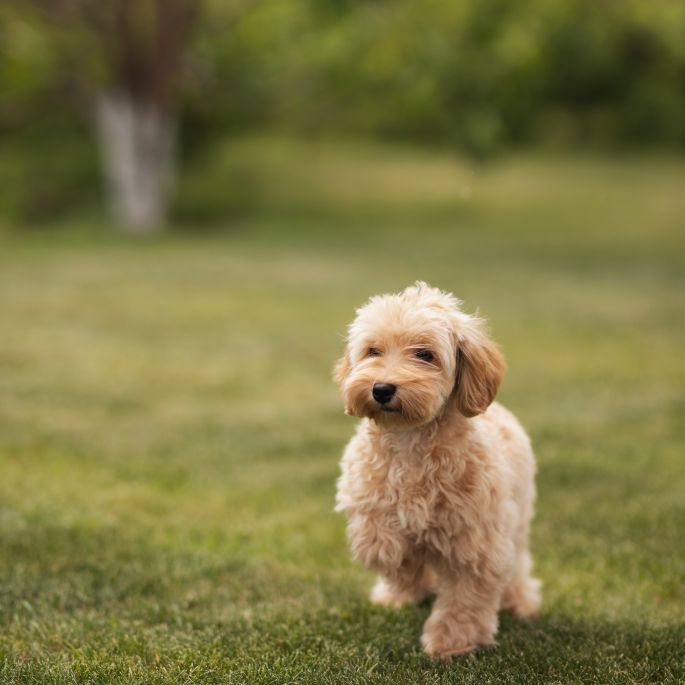
#> input picture piesek.jpg, 685 x 685 px
$ python DigitalImageMorph.py
#> lines starting #> are read from the running program, lines starting #| are printed output that depends on the picture; long printed decimals are rounded
import cv2
import numpy as np

image = cv2.imread('piesek.jpg')
#> image is the input picture: shape (685, 685, 3); mean B, G, R 68.2, 119.6, 125.9
wysokosc, szerokosc, c = image.shape
#> wysokosc = 685; szerokosc = 685; c = 3

srednia = np.ones((2, 2), dtype=np.float32) / 4.0
zmniejszony_obraz = np.zeros((wysokosc // 2, szerokosc // 2, 3), dtype=np.uint8)
powiekszony_obraz = np.zeros((wysokosc, szerokosc, 3), dtype=np.uint8)

for i in range(0, wysokosc - 1, 2):
    for j in range(0, szerokosc - 1, 2):
        obszar = image[i:i + 2, j:j + 2]
        zmniejszony_obraz[i // 2, j // 2] = image[i, j]

# Copy pixels to the bigger image
for k in range(wysokosc // 2):
    for l in range(szerokosc // 2):
        powiekszony_obraz[k * 2][l * 2] = zmniejszony_obraz[k][l]
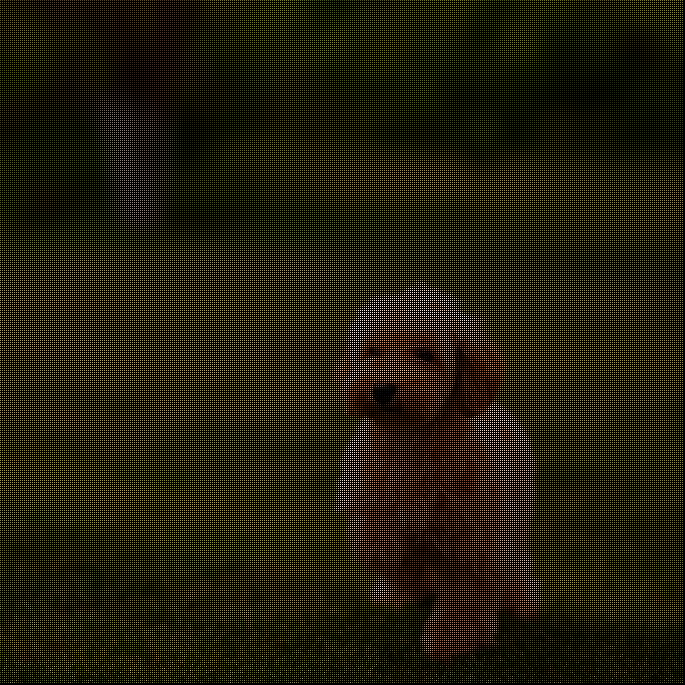
#> powiekszony_obraz: shape (685, 685, 3); mean B, G, R 17, 29.8, 31.4

# Interpolate using nearest neigbor method

cv2.imwrite('../bigger_image1.png', powiekszony_obraz)

# Approximate row by row
for k in range(0, wysokosc - 1, 2):
    for l in range(1, szerokosc - 1, 2):
        for kolor in range(3):
            powiekszony_obraz[k][l][kolor] = powiekszony_obraz[k][l - 1][kolor] / 2 + powiekszony_obraz[k][l + 1][
                kolor] / 2
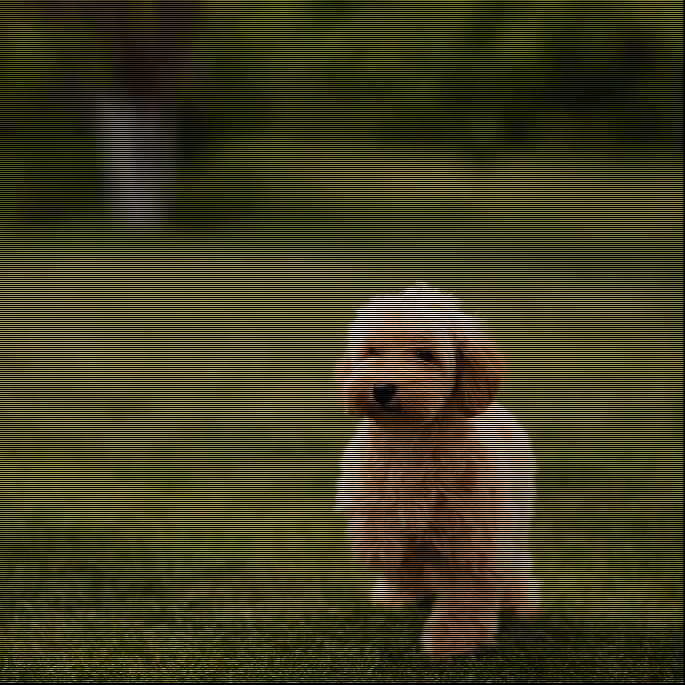
#> powiekszony_obraz: shape (685, 685, 3); mean B, G, R 33.9, 59.5, 62.7

# Approximate column by column

for l in range(0, szerokosc - 1):
    for k in range(1, wysokosc - 1, 2):
        for kolor in range(3):
            powiekszony_obraz[k][l][kolor] = powiekszony_obraz[k - 1][l][kolor] / 2 + powiekszony_obraz[k + 1][l][
                kolor] / 2

a1 = 45
a_rad = np.radians(a1)
a2 = -45
srodek_obrazu = (wysokosc / 2, szerokosc / 2)
#> srodek_obrazu = (342.5, 342.5)

szerokosc2 = int(szerokosc * np.sin(a_rad) + wysokosc * np.cos(a_rad))
#> szerokosc2 = 968
wysokosc2 = int(wysokosc * np.sin(a_rad) + szerokosc * np.cos(a_rad))
#> wysokosc2 = 968

# macierz_obrotu1 = cv2.getRotationMatrix2D(srodek_obrazu, a1, 1)
# macierz_obrotu2 = cv2.getRotationMatrix2D(srodek_obrazu, a2, 1)

def rotate_image(image, angle):
    # Wymiary obrazu i środek
#> called with angle = 45
    h, w = image.shape[:2]
#> h = 685; w = 685
    cx, cy = w // 2, h // 2
#> cx = 342; cy = 342

    # Macierz obrotu
    cos_theta = np.cos(np.radians(angle))
    sin_theta = np.sin(np.radians(angle))
    rotation_matrix = np.array([[cos_theta, -sin_theta, cx - cx*cos_theta + cy*sin_theta],
                                [sin_theta, cos_theta, cy - cx*sin_theta - cy*cos_theta]])

    # Tworzenie nowego obrazu
    rotated_image = np.zeros_like(image)

    # Iteracja po pikselach nowego obrazu i wypełnianie wartości z oryginalnego obrazu
    for y in range(h):
        for x in range(w):
            new_x, new_y = np.dot(rotation_matrix, np.array([x, y, 1])).astype(int)
            if 0 <= new_x < w and 0 <= new_y < h:
                rotated_image[y, x] = image[new_y, new_x]
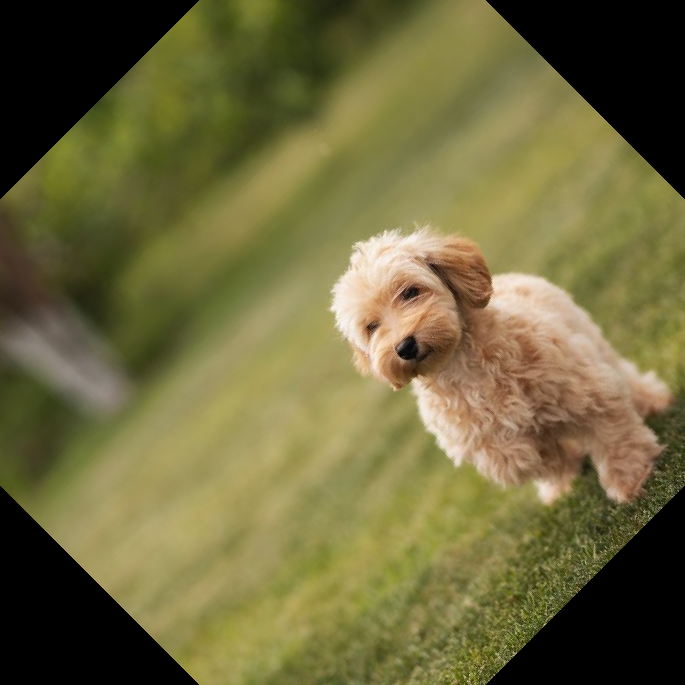
#> rotated_image: shape (685, 685, 3); mean B, G, R 61, 104.4, 110.5

    return rotated_image

#obrocony_obraz1 = cv2.warpAffine(image, macierz_obrotu1, (szerokosc, wysokosc))
#obrocony_obraz2 = cv2.warpAffine(obrocony_obraz1, macierz_obrotu2, (szerokosc, wysokosc))
obrocony_obraz1 = rotate_image(image, 45)
obrocony_obraz2= rotate_image(obrocony_obraz1,45)
#> call 2 of rotate_image, with angle = 45
#> after the loop in rotate_image (call 2), `for y in range(h):`:
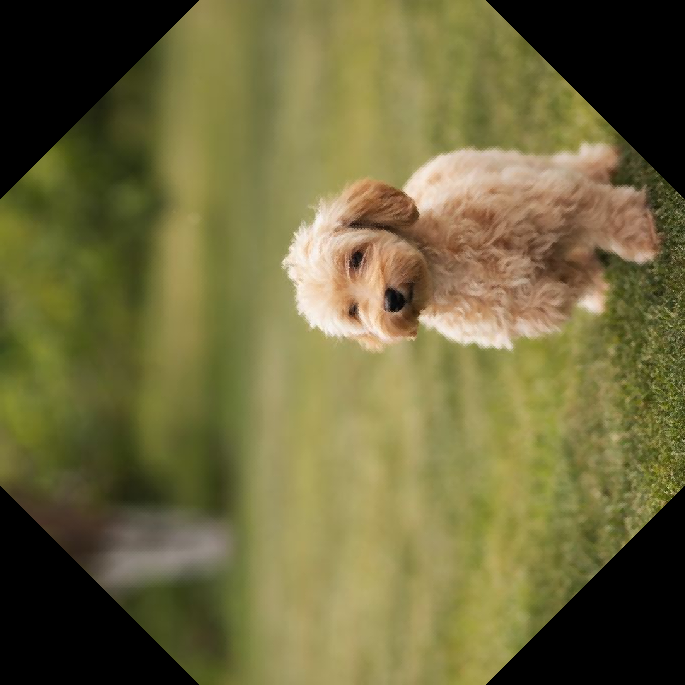
#> rotated_image: shape (685, 685, 3); mean B, G, R 60.9, 104.3, 110.5

sum_b1 = sum_g1 = sum_r1 = 0
for row in range(wysokosc):
    for column in range(szerokosc):
        sum_b1 += powiekszony_obraz[row][column][0]
        sum_g1 += powiekszony_obraz[row][column][1]
        sum_r1 += powiekszony_obraz[row][column][2]
#> after the loop, sum_b1 = 31787578; sum_g1 = 55774719; sum_r1 = 58749369

mean11 = (sum_b1 + sum_g1 + sum_r1) / (500 * 500 * 3)
#> mean11 = 195.1

for row in range(wysokosc):
    for column in range(szerokosc):
        sum_b1 += image[row][column][0]
        sum_g1 += image[row][column][1]
        sum_r1 += image[row][column][2]
#> after the loop, sum_b1 = 63766861; sum_g1 = 111878180; sum_r1 = 117803837

mean21 = (sum_b1 + sum_g1 + sum_r1) / (500 * 500 * 3)
#> mean21 = 391.3

print(mean21 - mean11)
#| 196.183

roznica1 = obrocony_obraz2 - image
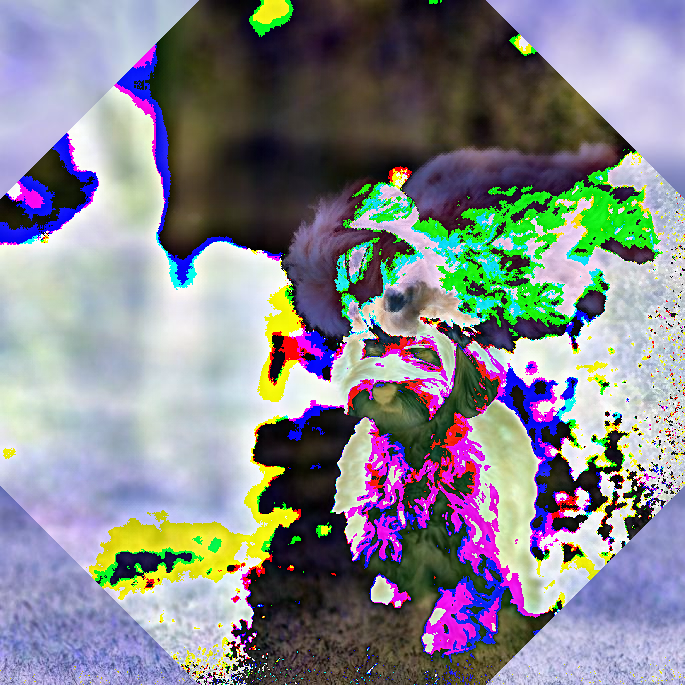
#> roznica1: shape (685, 685, 3); mean B, G, R 140.3, 133.6, 132.8

sum_b2 = sum_g2 = sum_r2 = 0
for row in range(wysokosc):
    for column in range(szerokosc):
        sum_b2 += obrocony_obraz1[row][column][0]
        sum_g2 += obrocony_obraz1[row][column][1]
        sum_r2 += obrocony_obraz1[row][column][2]
#> after the loop, sum_b2 = 28599615; sum_g2 = 48985767; sum_r2 = 51869433

mean12 = (sum_b2 + sum_g2 + sum_r2) / (500 * 500 * 3)
#> mean12 = 172.6

for row in range(wysokosc):
    for column in range(szerokosc):
        sum_b2 += obrocony_obraz2[row][column][0]
        sum_g2 += obrocony_obraz2[row][column][1]
        sum_r2 += obrocony_obraz2[row][column][2]
#> after the loop, sum_b2 = 57180499; sum_g2 = 97943294; sum_r2 = 103709558

mean22 = (sum_b2 + sum_g2 + sum_r2) / (500 * 500 * 3)
#> mean22 = 345.1

print(mean22 - mean11)
#| 150.029

roznica2 = obrocony_obraz2 - image

cv2.imshow('Oryginalny obraz', image)
cv2.imshow('Zmniejszony obraz', zmniejszony_obraz)
cv2.imshow('Powiekszony_obraz', powiekszony_obraz)
cv2.imshow('Obrocony obraz o 45', obrocony_obraz1)
cv2.imshow('Obrocony obraz o -45', obrocony_obraz2)
cv2.imshow('Roznica przy powiekszaniu', roznica1)
cv2.imshow('Roznica przy obracaniu', roznica2)
cv2.waitKey(0)
